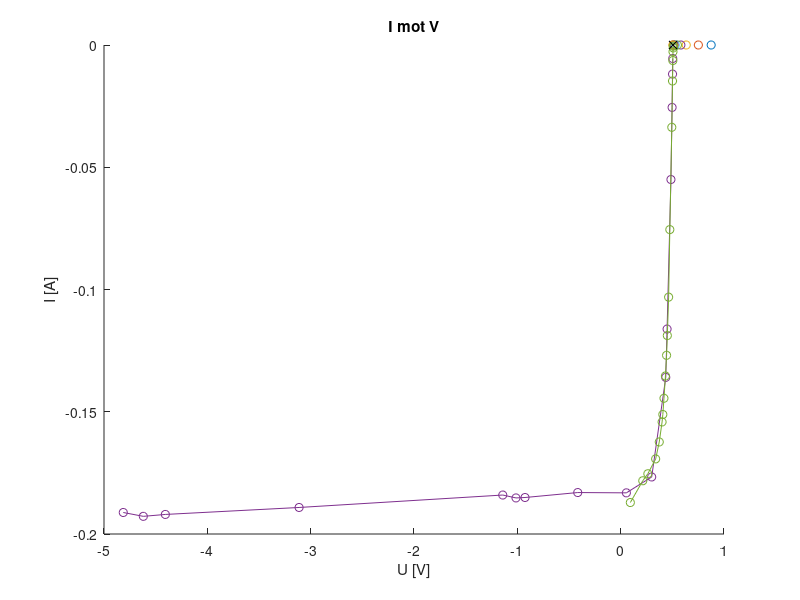

The MATLAB source for this figure: (Note: this script raises an error after producing the figure.)
% Feilmåling. Brant motstand
%V = [847.22 848.67 856.01 855.00 847.21]*1e-3;
%Vl= [3.9283 3.9284 3.9223 3.9239 3.9314];

% Gjør 10 målinger av V og VL for 10 ohm
V = [579.89 578.90 578.99 579.40 578.69 578.44 578.50 578.45 578.41 578.05];
Vl = [4.4123 4.4120 4.4123 4.4125 4.4127 4.4130 4.4131 4.4133 4.4135 ...
      4.4139];
R = [10];

% Gjør 10 målinger mellom 1 og 1000 ohm
V1 = [875.75 751.85 634.58 582.84 549.30 527.71 516.49 510.67 507.78 506.09]*1e-3;
Vl1 = [3.8957 4.1403 4.3327 4.4104 4.4575 4.4861 4.5005 4.5076 4.5112 4.5133];
R1 = [1 2 5 10 21 47 100 216 464 1000]; % logspace(0,3,10)

% Gjør 10 målinger i negativ retning
V2 = [-4.8134 -4.6195 -4.4063 -3.1121 -1.1410 -1.0131 -0.92555 -0.41558 0.05522 0.30018 0.43635 0.44920 0.48653 0.49761 0.50186 ...
     0.50395];
Vl2 = [-0.191202 -0.38555 -0.9600 -1.8915 -3.8653 -3.9828 -4.0716 -4.5761 -4.9455 -5.3001 -5.4378 -5.4601 -5.5016 -5.5148 ...
       -5.5200 -5.5225];
R2 = [1 2 5 10 21 21.5 22 25 27 30 40 47 100 216 464 1000]; %
                                                            % logspace(0,3,10)

I1 = Vl1./R1;
I2 = Vl2./R2;
clf
hold on
plot(V1,I, '-o')
plot(V2, I2, '-o')
title('I mot V')
ylabel('I [A]')
xlabel('U [V]')



%%
% Oppgave b
% Gjør 10 målinger ved 10 ohm
V = [490.83 491.25 491.22 491.36 491.25 491.05 491.11 491.14 491.12 491.29 490.98];
Vl = [-488.34 -488.76 -488.74 -488.88 -488.79 -488.59 -488.56 -488.71 -488.66 ...
     -488.77 -488.53];
% Gjør 10 målinger med spenningskilden frakoblet
V3 = [0.10283  0.21869 0.40748 0.47948 0.49659 0.50249 0.50530 ...
     0.50641 0.50690 0.50721];
Vl3 = [-0.093563 -0.21387 -0.26304 -0.33857 -0.37343 -0.40084 -0.40800 -0.41900 ...
        -0.43319 -0.44420 -0.45156 -0.46404 -0.47565 -0.49477 -0.50181 -0.50494 ...
      -0.50624 -0.50892 -0.50901];
R3 = [0.5 1.2 1.5 2 2.3 2.6 2.7 2.9 3.2 3.5 3.8 4.5 6.3 14.7 34.1 79.4 184.7 429.8 1000];

% Frakoblet 
Voc = mean([507.41 507.38 507.34 507.32 507.31 507.32 507.34 507.34 507.36 ...
            507.33])*1e-3
% Gjør 10 målinger av VL ved 0.5 ohm
VIsc = mean([-0.93505 -0.93516 -0.93512 -0.93259 -0.93848 -0.93472 -0.93007 ...
             -0.93106 -0.93244])*1e-1
%Isc = VIsc/0.5
I3 = Vl3./R3;
plot(-Vl3, I3, '-o')
plot(Voc, 0, 'kx')
plot(0, Isc, 'kx')
%%
% Oppgave 2
% 60 grader
V4 = [-60.673 -137.57 -172.23 -229.22 -261.47 -291.25 -299.52 -317.10 -340.55 ...
     -360.5 -377.52 -406.47 -442.19 -475.68 -485.76 -492.21 -492.42]*1e-3;
R4 = [0.5 1.2 1.5 2 2.3 2.6 2.7 2.9 3.2 3.5 3.8 4.5 6.3 14.7 34.1 500 1000];
I4 = -V4./R4;
clf
hold on
plot(-V4, -I4, '-o')
plot(-Vl3, I3, '-o')

% Effekt
P4 = I4.*V4
P3 = I3.*Vl3
clf
hold on
plot(V4,-P4, '-o')
plot(Vl3, P3, '-o')

%%
% Oppgave 3
% Parallell
Voc_begge = -510.28*1e-3
Isc_begge = mean([-183.60 -183.60 -184.57 -184.95 -184.30 -184.62 -184.84 ...
                  -184.88 -184.41 -184.33])*1e-3
% Parallell tildekket
Isc_en = mean([-95.10 -95.22 -95.30 -95.36 -95.27 -95.29 -95.24 -94.97 ...
              -95.17 -95.31])*1e-3
Voc_en = -492.78*1e-3;

% Serie begge
Voc_begge = -1.0230
Isc_begge = mean([-91.441 -91.286 -91.4133 -91.450 -91.573 -91.832 -91.754 ...
                 -91.883 -91.905 -91.868])*1e-3
% Serie tildekket
Voc_en = -529.38*1e-3
Isc_en = -0.520*1e-3

%%
% Oppgave 4
A = 0.0097 % [cm^2] Areal for solcelle
Pmax = 0.0618 % Leser grafen fra oppgave 3
Vs = 0.83*1e-3 % Leser solarimeter
a = 11.83*1e-6 % Kalibreringskonstant
Pinn = Vs*A/a 
eta = Pmax/Pinn*100

% Usikkerhet i lengdemål
dl = 0.1e-2 % [m] 
% Usikkerhet i areal
dA = sqrt(2*(dl/0.1)^2+2*(dl/0.013)^2) % [m^2]
% Usikkerhet i Vs. Spenningen varierte med 0.02 mV
dVs = 0.02e-3 % [V]
% Usikkerhet i Pinn
dPinn = Pinn*sqrt((dVs/Vs)^2+(dA/A)^2)
% Usikkerhet i V
dV = std(V)
% Usikkerhet i Pmax
dPmax = 2*dV/mean(V)*Pmax
% Usikkerhet i eta
dEta = eta * sqrt((dPinn/Pinn)^2+(dPmax/Pmax^2)^2)